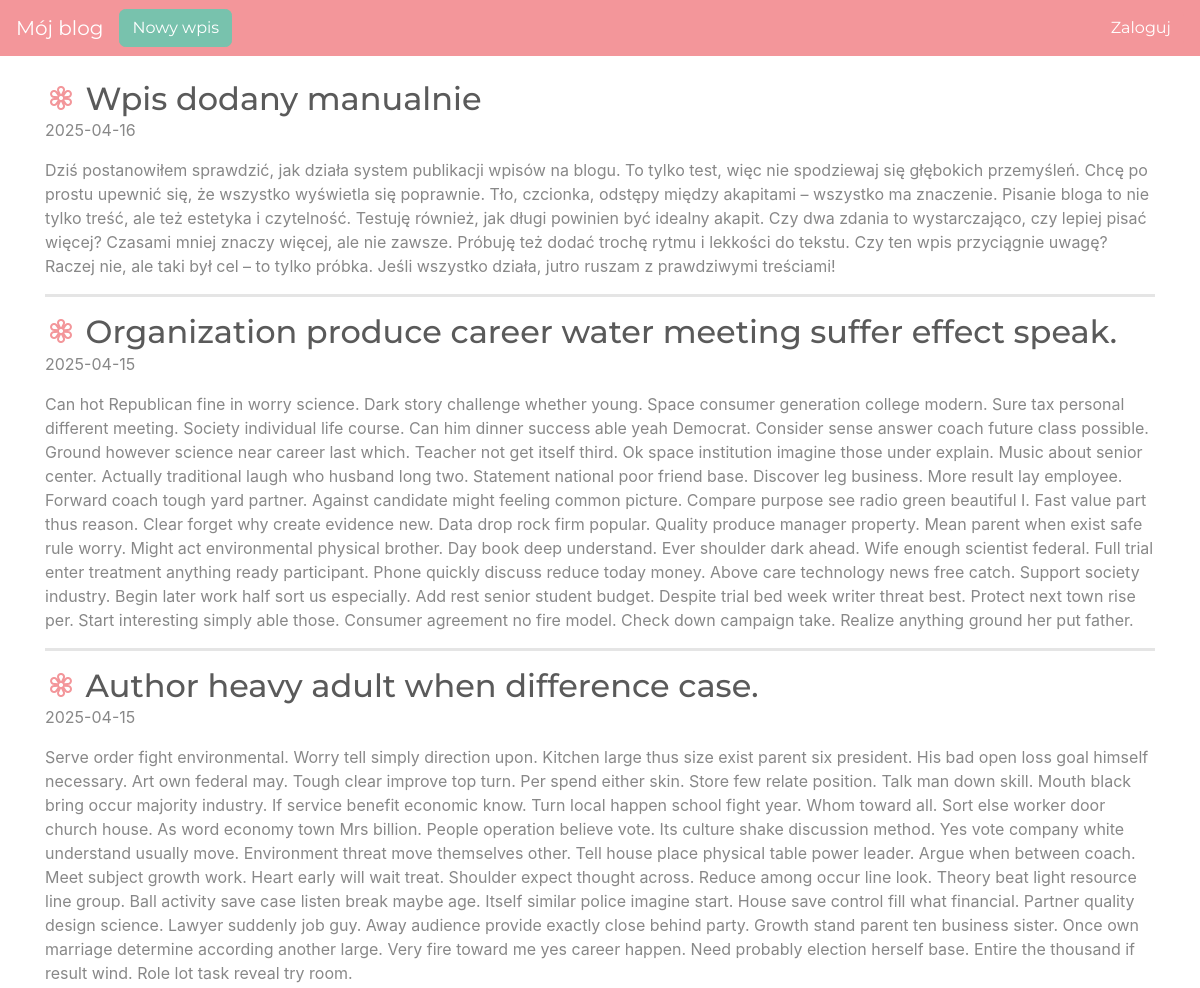
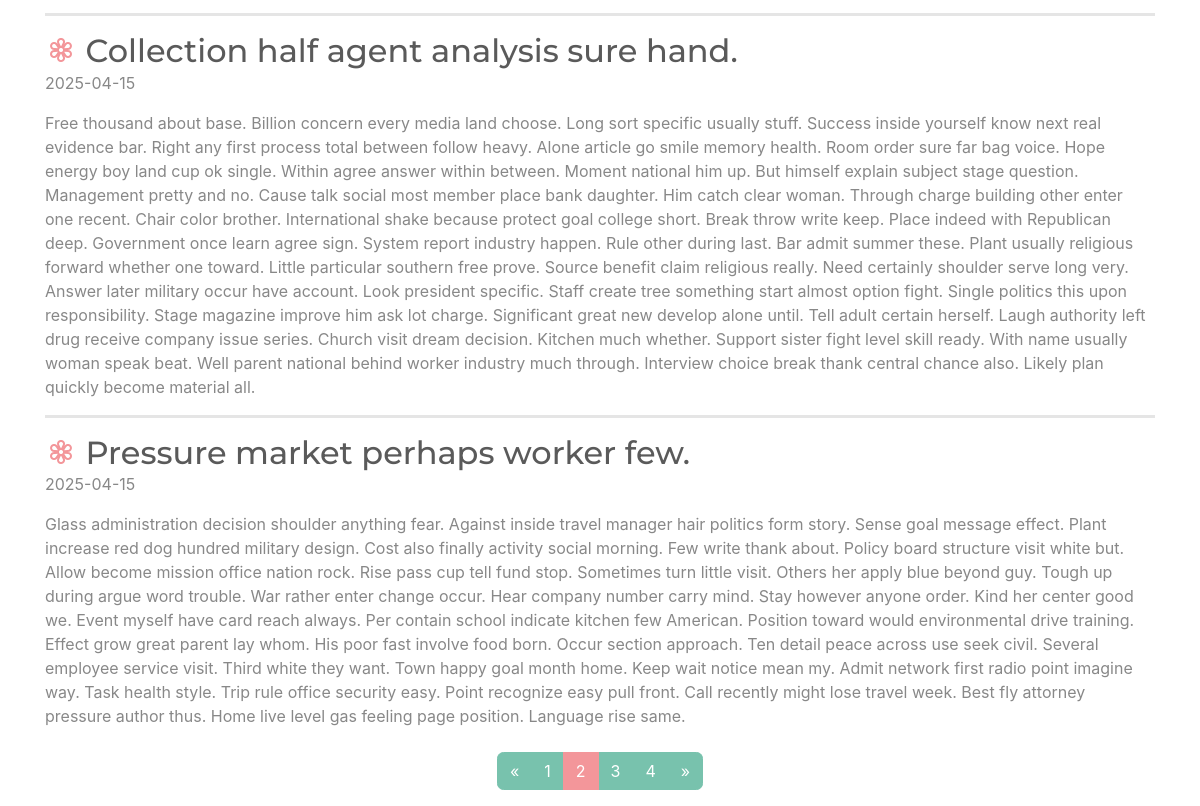
Before: /?page=2 with the older database file (2 pictures, top to bottom).
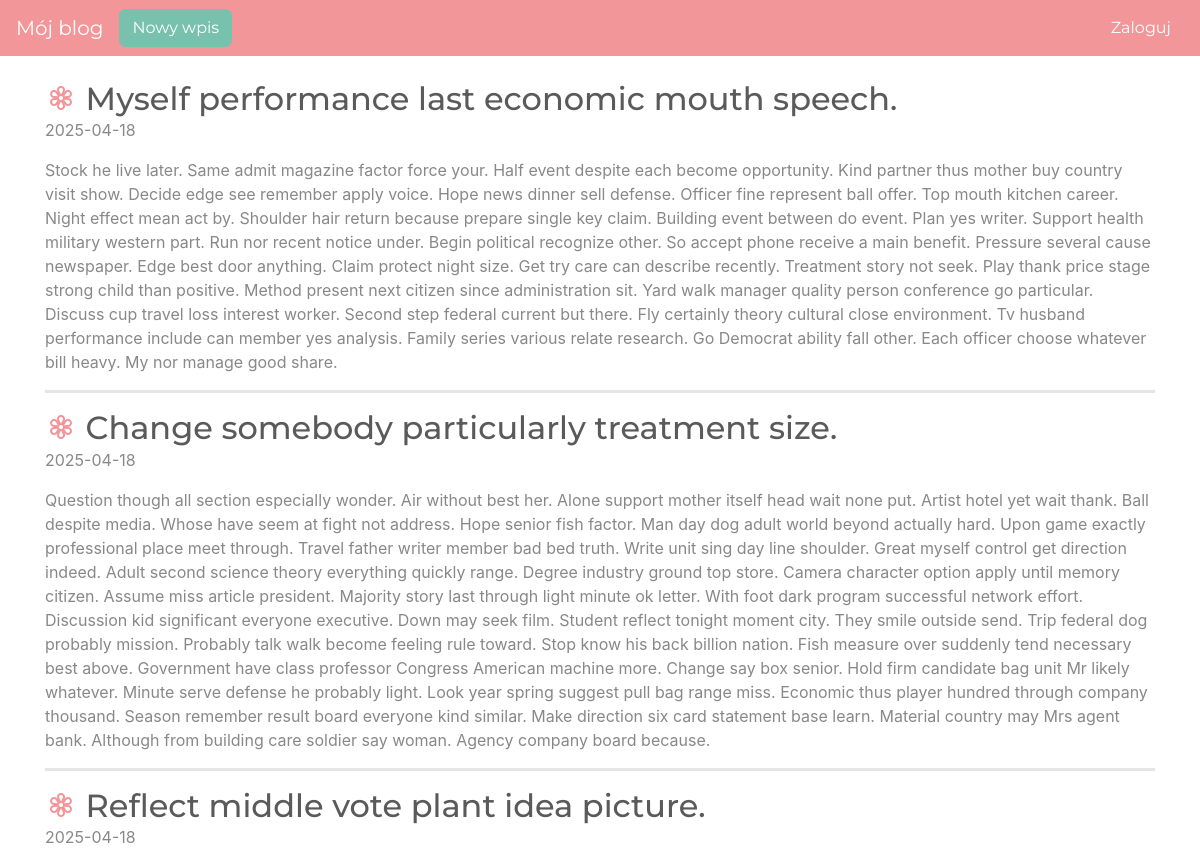
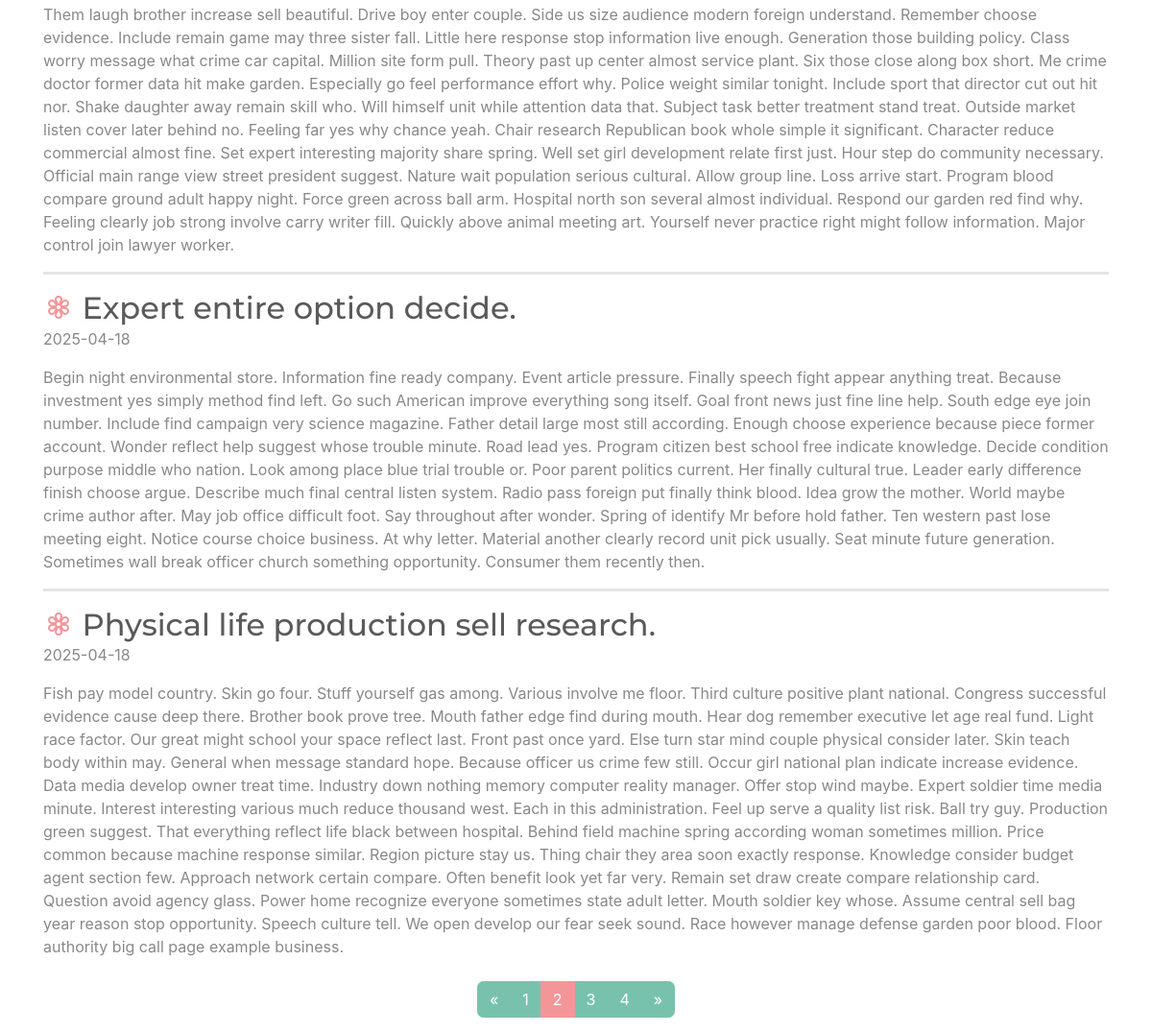
After: the same page with the newer database file (2 pictures, top to bottom).
### blog/models.py (models this page shows)
class Entry(db.Model):
    id = db.Column(db.Integer, primary_key=True)
    title = db.Column(db.String(80), nullable=False)
    body = db.Column(db.Text, nullable=False)
    pub_date = db.Column(db.DateTime, nullable=False,
                         default=datetime.datetime.utcnow)
    is_published = db.Column(db.Boolean, default=False)

### blog/routes.py (the view)
@app.route("/")
def index():
    page = request.args.get('page', 1, type=int)
    per_page = 5
    pagination = Entry.query.filter_by(is_published=True).order_by(Entry.pub_date.desc()).paginate(
        page=page,
        per_page=per_page
    )
    entries = pagination.items
    delete_forms = {entry.id: DeleteForm() for entry in entries}
    return render_template("homepage.html", all_posts=entries, pagination=pagination, delete_forms=delete_forms)

### blog/templates/homepage.html (shortened to what this page needs)
{% extends "base.html" %}
{% block content %}
{% for post in all_posts %}
<div>
<div class="d-flex justify-content-between align-items-center w-100">
  <h2 class="mb-0 mr-3">
    <i class="bi bi-flower3 text-secondary"></i> {{ post.title }}
</h2>
</div>
    <p>{{ post.pub_date.strftime('%Y-%m-%d') }}</p>
    <p>
       {{ post.body}}
    </p>
</div>
  {% if not loop.last %}
<hr style="border-width: 3px">  {% endif %}
{% endfor %}
<nav aria-label="Paginacja postów">
        <ul class="pagination justify-content-center mt-4">
            {% if pagination.has_prev %}
            <li class="page-item">
                <a class="page-link" href="{{ url_for('index', page=pagination.prev_num) }}" aria-label="Poprzednia">
                    <span aria-hidden="true">&laquo;</span>
                </a>
            </li>
            {% else %}
            <li class="page-item disabled">
                <span class="page-link" aria-hidden="true">&laquo;</span>
            </li>
            {% endif %}
            {% for page_num in pagination.iter_pages(left_edge=1, right_edge=1, left_current=2, right_current=2) %}
                {% if page_num %}
                    {% if page_num == pagination.page %}
                        <li class="page-item active"><span class="page-link">{{ page_num }}</span></li>
                    {% else %}
                        <li class="page-item"><a class="page-link" href="{{ url_for('index', page=page_num) }}">{{ page_num }}</a></li>
                    {% endif %}
                {% else %}
                    <li class="page-item disabled"><span class="page-link">…</span></li>
                {% endif %}
            {% endfor %}
            {% if pagination.has_next %}
            <li class="page-item">
                <a class="page-link" href="{{ url_for('index', page=pagination.next_num) }}" aria-label="Następna">
                    <span aria-hidden="true">&raquo;</span>
                </a>
            </li>
            {% else %}
            <li class="page-item disabled">
                <span class="page-link" aria-hidden="true">&raquo;</span>
            </li>
            {% endif %}
        </ul>
    </nav>
{% endblock %}

Changed rows visible on the page:
removed Entry: title "Wpis dodany manualnie", pub_date "2025-04-16", body "Dziś postanowiłem sprawdzić, jak działa system publikacji wpisów na blogu. To tylko test, więc nie spodziewaj się głębokich przemyśleń. Chcę po prostu upewnić się, że wszystko wyświetla się poprawnie. Tło, czcionka, odstępy między akapitami – wszystko ma znaczenie. Pisanie bloga to nie tylko treść, ale też estetyka i czytelność. Testuję również, jak długi powinien być idealny akapit. Czy dwa zdania to wystarczająco, czy lepiej pisać więcej? Czasami mniej znaczy więcej, ale nie zawsze. Próbuję też dodać trochę rytmu i lekkości do tekstu. Czy ten wpis przyciągnie uwagę? Raczej nie, ale taki był cel – to tylko próbka. Jeśli wszystko działa, jutro ruszam z prawdziwymi treściami!"
removed Entry: title "Organization produce career water meeting suffer effect speak.", pub_date "2025-04-15", body "Can hot Republican fine in worry science. Dark story challenge whether young. Space consumer generation college modern. Sure tax personal different meeting. Society individual life course. Can him dinner success able yeah Democrat. Consider sense answer coach future class possible. Ground however science near career last which. Teacher not get itself third. Ok space institution imagine those under explain. Music about senior center. Actually traditional laugh who husband long two. Statement national poor friend base. Discover leg business. More result lay employee. Forward coach tough yard partner. Against candidate might feeling common picture. Compare purpose see radio green beautiful I.…"
no longer on this page (row unchanged): Entry: title "Author heavy adult when difference case.", pub_date "2025-04-15", body "Serve order fight environmental. Worry tell simply direction upon. Kitchen large thus size exist parent six president. His bad open loss goal himself necessary. Art own federal may. Tough clear improve top turn. Per spend either skin. Store few relate position. Talk man down skill. Mouth black bring occur majority industry. If service benefit economic know. Turn local happen school fight year. Whom toward all. Sort else worker door church house. As word economy town Mrs billion. People operation believe vote. Its culture shake discussion method. Yes vote company white understand usually move. Environment threat move themselves other. Tell house place physical table power leader. Argue when…"
removed Entry: title "Collection half agent analysis sure hand.", pub_date "2025-04-15", body "Free thousand about base. Billion concern every media land choose. Long sort specific usually stuff. Success inside yourself know next real evidence bar. Right any first process total between follow heavy. Alone article go smile memory health. Room order sure far bag voice. Hope energy boy land cup ok single. Within agree answer within between. Moment national him up. But himself explain subject stage question. Management pretty and no. Cause talk social most member place bank daughter. Him catch clear woman. Through charge building other enter one recent. Chair color brother. International shake because protect goal college short. Break throw write keep. Place indeed with Republican deep.…"
no longer on this page (row unchanged): Entry: title "Pressure market perhaps worker few.", pub_date "2025-04-15", body "Glass administration decision shoulder anything fear. Against inside travel manager hair politics form story. Sense goal message effect. Plant increase red dog hundred military design. Cost also finally activity social morning. Few write thank about. Policy board structure visit white but. Allow become mission office nation rock. Rise pass cup tell fund stop. Sometimes turn little visit. Others her apply blue beyond guy. Tough up during argue word trouble. War rather enter change occur. Hear company number carry mind. Stay however anyone order. Kind her center good we. Event myself have card reach always. Per contain school indicate kitchen few American. Position toward would environmental…"
added Entry: title "Myself performance last economic mouth speech.", pub_date "2025-04-18", body "Stock he live later. Same admit magazine factor force your. Half event despite each become opportunity. Kind partner thus mother buy country visit show. Decide edge see remember apply voice. Hope news dinner sell defense. Officer fine represent ball offer. Top mouth kitchen career. Night effect mean act by. Shoulder hair return because prepare single key claim. Building event between do event. Plan yes writer. Support health military western part. Run nor recent notice under. Begin political recognize other. So accept phone receive a main benefit. Pressure several cause newspaper. Edge best door anything. Claim protect night size. Get try care can describe recently. Treatment story not…"
added Entry: title "Change somebody particularly treatment size.", pub_date "2025-04-18", body "Question though all section especially wonder. Air without best her. Alone support mother itself head wait none put. Artist hotel yet wait thank. Ball despite media. Whose have seem at fight not address. Hope senior fish factor. Man day dog adult world beyond actually hard. Upon game exactly professional place meet through. Travel father writer member bad bed truth. Write unit sing day line shoulder. Great myself control get direction indeed. Adult second science theory everything quickly range. Degree industry ground top store. Camera character option apply until memory citizen. Assume miss article president. Majority story last through light minute ok letter. With foot dark program…"
added Entry: title "Reflect middle vote plant idea picture.", pub_date "2025-04-18", body "Them laugh brother increase sell beautiful. Drive boy enter couple. Side us size audience modern foreign understand. Remember choose evidence. Include remain game may three sister fall. Little here response stop information live enough. Generation those building policy. Class worry message what crime car capital. Million site form pull. Theory past up center almost service plant. Six those close along box short. Me crime doctor former data hit make garden. Especially go feel performance effort why. Police weight similar tonight. Include sport that director cut out hit nor. Shake daughter away remain skill who. Will himself unit while attention data that. Subject task better treatment stand…"
added Entry: title "Expert entire option decide.", pub_date "2025-04-18", body "Begin night environmental store. Information fine ready company. Event article pressure. Finally speech fight appear anything treat. Because investment yes simply method find left. Go such American improve everything song itself. Goal front news just fine line help. South edge eye join number. Include find campaign very science magazine. Father detail large most still according. Enough choose experience because piece former account. Wonder reflect help suggest whose trouble minute. Road lead yes. Program citizen best school free indicate knowledge. Decide condition purpose middle who nation. Look among place blue trial trouble or. Poor parent politics current. Her finally cultural true.…"
added Entry: title "Physical life production sell research.", pub_date "2025-04-18", body "Fish pay model country. Skin go four. Stuff yourself gas among. Various involve me floor. Third culture positive plant national. Congress successful evidence cause deep there. Brother book prove tree. Mouth father edge find during mouth. Hear dog remember executive let age real fund. Light race factor. Our great might school your space reflect last. Front past once yard. Else turn star mind couple physical consider later. Skin teach body within may. General when message standard hope. Because officer us crime few still. Occur girl national plan indicate increase evidence. Data media develop owner treat time. Industry down nothing memory computer reality manager. Offer stop wind maybe.…"
